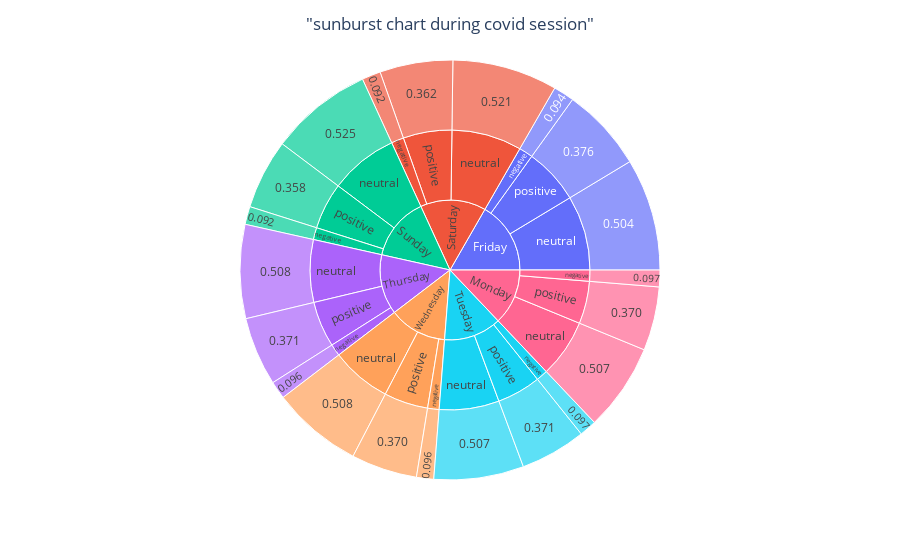

This figure's notebook cell:
### Code cell
fig = px.sunburst(sunsafter, path=['weekday', 'sentiment','percentage'], values='count')
fig.update_layout(title_text='"sunburst chart during covid session"', title_x=0.5)
fig.show()

### Figure 1 — Plotly figure (JSON) as saved in the notebook; plotly's stock layout.template omitted (floating-point values rounded to 4 significant figures)
{"data": [{"branchvalues": "total", "domain": {"x": [0, 1], "y": [0, 1]}, "hovertemplate": "labels=%{label}<br>count=%{value}<br>parent=%{parent}<br>id=%{id}<extra></extra>", "ids": ["Saturday/negative/0.092", "Sunday/negative/0.092", "Friday/negative/0.094", "Thursday/negative/0.096", "Wednesday/negative/0.096", "Monday/negative/0.097", "Tuesday/negative/0.097", "Sunday/positive/0.358", "Saturday/positive/0.362", "Monday/positive/0.370", "Wednesday/positive/0.370", "Thursday/positive/0.371", "Tuesday/positive/0.371", "Friday/positive/0.376", "Friday/neutral/0.504", "Monday/neutral/0.507", "Tuesday/neutral/0.507", "Thursday/neutral/0.508", "Wednesday/neutral/0.508", "Saturday/neutral/0.521", "Sunday/neutral/0.525", "Friday/negative", "Monday/negative", "Saturday/negative", "Sunday/negative", "Thursday/negative", "Tuesday/negative", "Wednesday/negative", "Friday/neutral", "Monday/neutral", "Saturday/neutral", "Sunday/neutral", "Thursday/neutral", "Tuesday/neutral", "Wednesday/neutral", "Friday/positive", "Monday/positive", "Saturday/positive", "Sunday/positive", "Thursday/positive", "Tuesday/positive", "Wednesday/positive", "Friday", "Monday", "Saturday", "Sunday", "Thursday", "Tuesday", "Wednesday"], "labels": ["0.092", "0.092", "0.094", "0.096", "0.096", "0.097", "0.097", "0.358", "0.362", "0.370", "0.370", "0.371", "0.371", "0.376", "0.504", "0.507", "0.507", "0.508", "0.508", "0.521", "0.525", "negative", "negative", "negative", "negative", "negative", "negative", "negative", "neutral", "neutral", "neutral", "neutral", "neutral", "neutral", "neutral", "positive", "positive", "positive", "positive", "positive", "positive", "positive", "Friday", "Monday", "Saturday", "Sunday", "Thursday", "Tuesday", "Wednesday"], "name": "", "parents": ["Saturday/negative", "Sunday/negative", "Friday/negative", "Thursday/negative", "Wednesday/negative", "Monday/negative", "Tuesday/negative", "Sunday/positive", "Saturday/positive", "Monday/positive", "Wednesday/positive", "Thursday/positive", "Tuesday/positive", "Friday/positive", "Friday/neutral", "Monday/neutral", "Tuesday/neutral", "Thursday/neutral", "Wednesday/neutral", "Saturday/neutral", "Sunday/neutral", "Friday", "Monday", "Saturday", "Sunday", "Thursday", "Tuesday", "Wednesday", "Friday", "Monday", "Saturday", "Sunday", "Thursday", "Tuesday", "Wednesday", "Friday", "Monday", "Saturday", "Sunday", "Thursday", "Tuesday", "Wednesday", "", "", "", "", "", "", ""], "type": "sunburst", "values": [8170, 7859, 9139, 7751, 7526, 7320, 7547, 30578, 31973, 27930, 28883, 30031, 28771, 36646, 49057, 38211, 39318, 41059, 39676, 45982, 44895, 9139, 7320, 8170, 7859, 7751, 7547, 7526, 49057, 38211, 45982, 44895, 41059, 39318, 39676, 36646, 27930, 31973, 30578, 30031, 28771, 28883, 94842, 73461, 86125, 83332, 78841, 75636, 76085]}], "layout": {"legend": {"tracegroupgap": 0}, "margin": {"t": 60}, "title": {"text": "\"sunburst chart during covid session\"", "x": 0.5}}}
